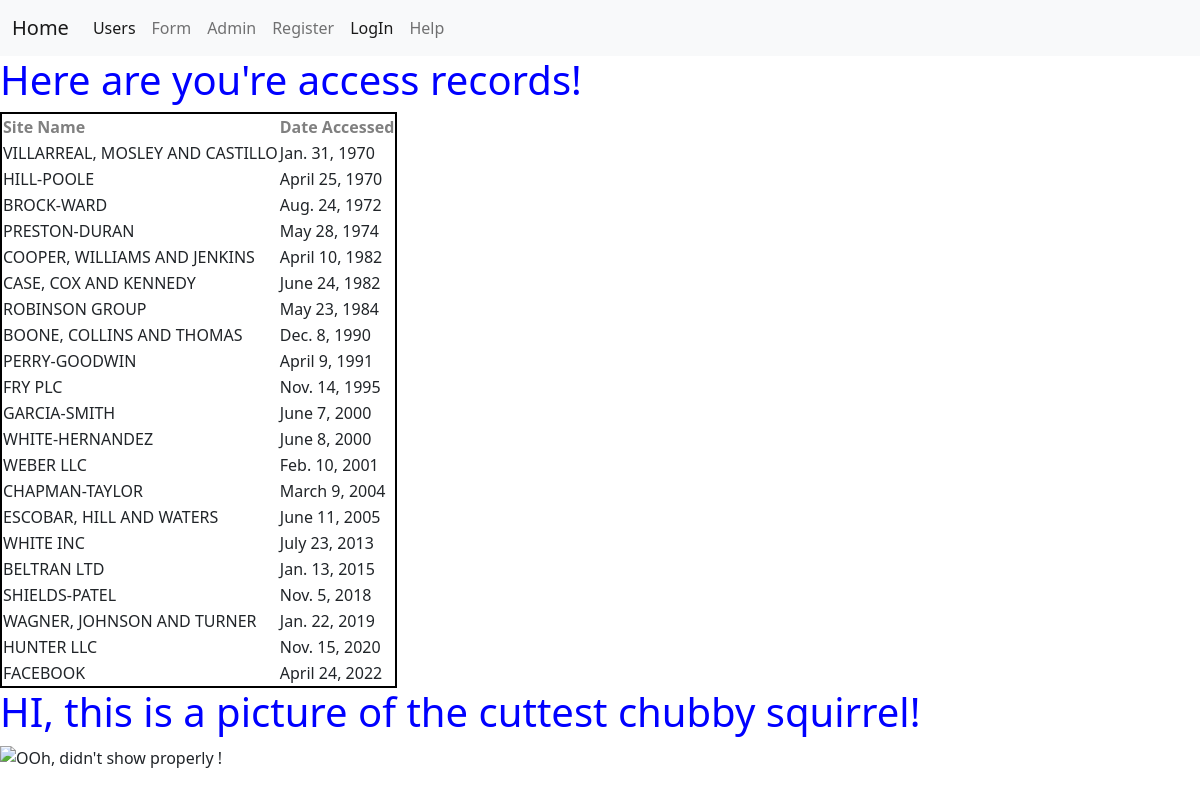
The page / on the database its author committed.
### appTwo/models.py (models this page shows, shortened)
class AccessRecord(models.Model):
    name = models.ForeignKey(Webpage,on_delete=models.CASCADE)
    date = models.DateField()

class Webpage(models.Model):
    topic = models.ForeignKey(Topic,on_delete=models.CASCADE)
    name = models.CharField(max_length = 240, unique=True)
    url = models.URLField(unique=True)
    def __str__(self):
        return self.name

### appTwo/views.py (the view)
# urls.py: path('', views.image,name = 'image'),
def image(request):
    webpages_list = AccessRecord.objects.order_by('date')
    date_dict = {'access_records' : webpages_list}
    return render(request,'appTwo/image.html', context=date_dict)

### templates/appTwo/image.html (shortened to what this page needs)
<!DOCTYPE html>
{% extends "appTwo/base.html" %}
  {% block css %}
    {% load static %}
    <link rel="stylesheet" href="{% static 'css/imagestyle.css' %}">
  {% endblock %}
  {% block body_block %}
    <h1>Here are you're access records!</h1>
    <div class="djangoTwo">
      {%if access_records %}
      <table>
        <thead>
          <th>Site Name</th>
          <th>Date Accessed</th>
          {% for acc in access_records %}
          <tr>
            <td>{{acc.name | upper}}</td>
            <td>{{acc.date}}</td>
          </tr>
          {% endfor %}
        </thead>
      </table>
      {% else %}
      <p>NO ACCESS RECORDS FOUND!</p>
      {% endif %}
    </div>
    <h1>HI, this is a picture of the cuttest chubby squirrel!</h1>
    <img src="{% static  "images/Ottawa 107.jpg" %}" alt="OOh, didn't show properly !">
  {% endblock %}

### static/css/imagestyle.css (style rules this page uses)
h1 { color: blue; }
table, th, td { border: 2px solid black; }
th { color: gray; }

### rows shown on the page
AccessRecord: name "VILLARREAL, MOSLEY AND CASTILLO", date "Jan. 31, 1970"
AccessRecord: name "HILL-POOLE", date "April 25, 1970"
AccessRecord: name "BROCK-WARD", date "Aug. 24, 1972"
AccessRecord: name "PRESTON-DURAN", date "May 28, 1974"
AccessRecord: name "COOPER, WILLIAMS AND JENKINS", date "April 10, 1982"
AccessRecord: name "CASE, COX AND KENNEDY", date "June 24, 1982"
AccessRecord: name "ROBINSON GROUP", date "May 23, 1984"
AccessRecord: name "BOONE, COLLINS AND THOMAS", date "Dec. 8, 1990"
AccessRecord: name "PERRY-GOODWIN", date "April 9, 1991"
AccessRecord: name "FRY PLC", date "Nov. 14, 1995"
AccessRecord: name "GARCIA-SMITH", date "June 7, 2000"
AccessRecord: name "WHITE-HERNANDEZ", date "June 8, 2000"
AccessRecord: name "WEBER LLC", date "Feb. 10, 2001"
AccessRecord: name "CHAPMAN-TAYLOR", date "March 9, 2004"
AccessRecord: name "ESCOBAR, HILL AND WATERS", date "June 11, 2005"
AccessRecord: name "WHITE INC", date "July 23, 2013"
AccessRecord: name "BELTRAN LTD", date "Jan. 13, 2015"
AccessRecord: name "SHIELDS-PATEL", date "Nov. 5, 2018"
AccessRecord: name "WAGNER, JOHNSON AND TURNER", date "Jan. 22, 2019"
AccessRecord: name "HUNTER LLC", date "Nov. 15, 2020"
AccessRecord: name "FACEBOOK", date "April 24, 2022"
